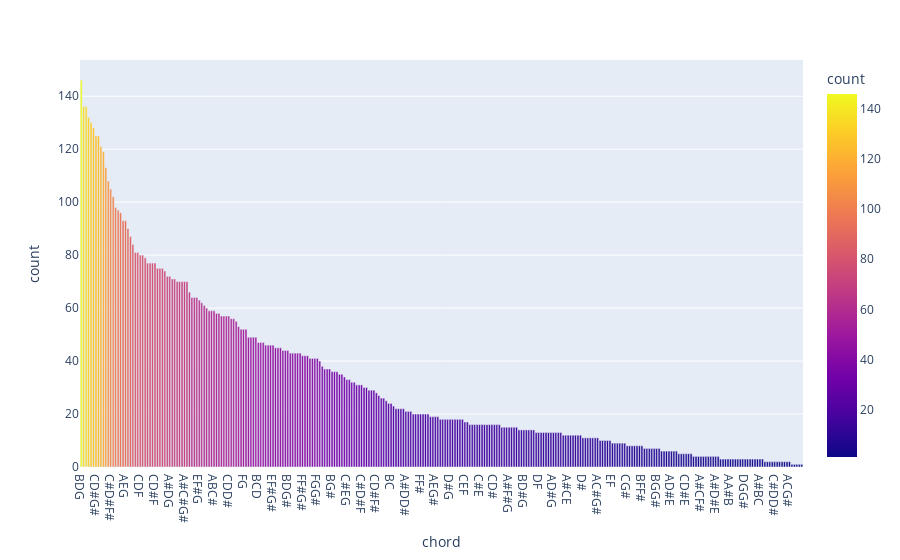

Notebook code cell kept with this figure:
### Code cell
fig = px.bar(chord_counts_df, x='chord', y='count', color='count')
fig.show()

### Figure 1 — Plotly figure (JSON) as saved in the notebook; plotly's stock layout.template omitted (floating-point values rounded to 4 significant figures; data arrays with more than 128 entries replaced by an {"elided": "..."} marker saying what was removed)
{"data": [{"alignmentgroup": "True", "hovertemplate": "chord=%{x}<br>count=%{marker.color}<extra></extra>", "legendgroup": "", "marker": {"color": {"elided": "294 int values"}, "coloraxis": "coloraxis", "pattern": {"shape": ""}}, "name": "", "offsetgroup": "", "orientation": "v", "showlegend": false, "textposition": "auto", "type": "bar", "x": {"elided": "294 str values"}, "xaxis": "x", "y": {"elided": "294 int values"}, "yaxis": "y"}], "layout": {"barmode": "relative", "coloraxis": {"colorbar": {"title": {"text": "count"}}, "colorscale": [[0, "#0d0887"], [0.1111, "#46039f"], [0.2222, "#7201a8"], [0.3333, "#9c179e"], [0.4444, "#bd3786"], [0.5556, "#d8576b"], [0.6667, "#ed7953"], [0.7778, "#fb9f3a"], [0.8889, "#fdca26"], [1, "#f0f921"]]}, "legend": {"tracegroupgap": 0}, "margin": {"t": 60}, "xaxis": {"anchor": "y", "domain": [0, 1], "title": {"text": "chord"}}, "yaxis": {"anchor": "x", "domain": [0, 1], "title": {"text": "count"}}}}
